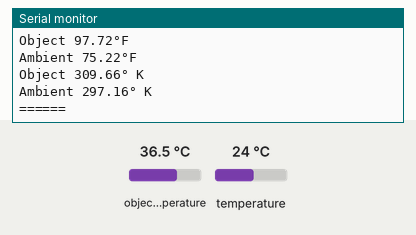
Simulated run of this sketch. Board: Arduino Uno, built with avr-gcc and run on an emulated ATmega328P. Shown: the last lines printed to the serial monitor. The inputs (shaded band) are chosen by the test bench; at power-on: object temperature 36.5 °C, temperature 24 °C.

Above: at 1.2 s.
1.3 s: object temperature set to 20 °C
2.9 s: temperature set to 12 °C
At 3.7 s:
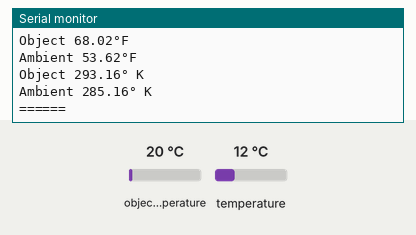
4.5 s: object temperature set to 26 °C
At 6.8 s:
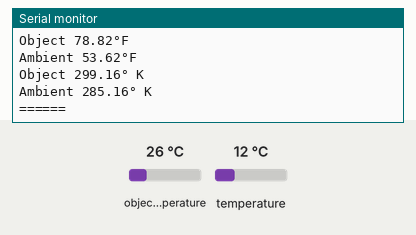
Timing chart, 0 to 8.3 s (numbered marks = the images above; inputs shaded):
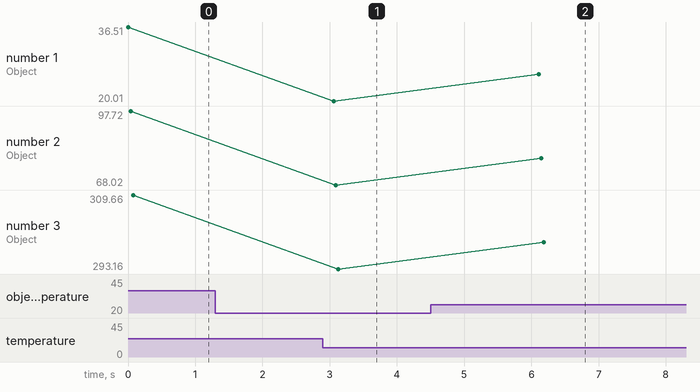

Measured:
- after the input at 2.9 s, the serial monitor: prints a new line after 0.18 s (image 1)
- after the input at 4.5 s, the serial monitor: prints a new line after 1.6 s (image 2)
- plotted number 1: 20.01 → 26.01 after the input at 4.5 s
- plotted number 2: 68.02 → 78.82 after the input at 4.5 s
- plotted number 3: 293.16 → 299.16 after the input at 4.5 s

The sketch:

MLX90614.ino
```cpp
#include <Wire.h>
#include <Adafruit_MLX90614.h>
char *typeName[]={"Object","Ambient"};

Adafruit_MLX90614 mlx = Adafruit_MLX90614();

void setup() {
  Serial.begin(9600);

  mlx.begin();
}

void loop() {
  //Robojax Example for MLX90614
  printTemp('C');
  printTemp('D');

  printTemp('F');
  printTemp('G');
  if( getTemp('C')>40)
  {
    //do something here
  }

  printTemp('K');
  printTemp('L');
  Serial.println("======");

  delay(3000);

}


float getTemp(char type)
{
   // Robojax.com MLX90614 Code
  float value;
    float tempObjec = mlx.readObjectTempC();//in C object
    float tempAmbient = mlx.readAmbientTempC();
   if(type =='F')
   {
    value = mlx.readObjectTempF(); //Fah. Object
   }else if(type =='G')
   {
    value = mlx.readAmbientTempF();//Fah Ambient
   }else if(type =='K')
   {
    value = tempObjec + 273.15;// Object Kelvin
   }else if(type =='L')
   {
    value = tempAmbient + 273.15;//Ambient Kelvin
   }else if(type =='C')
   {
    value = tempObjec;
   }else if(type =='D')
   {
    value = tempAmbient;
   }
   return value;

}


void printTemp(char type)
{

  float tmp =getTemp(type);

  if(type =='C')
  {
    Serial.print(typeName[0]);
    Serial.print(" ");
    Serial.print(tmp);
    Serial.print("°");
    Serial.println("C");
  }else if(type =='D')
  {
    Serial.print(typeName[1]);
    Serial.print(" ");
    Serial.print(tmp);
    Serial.print("°");
    Serial.println("C");
  }else if(type =='F')
  {
    Serial.print(typeName[0]);
    Serial.print(" ");
    Serial.print(tmp);
    Serial.print("°");
    Serial.println("F");
  }else if(type =='G')
  {
    Serial.print(typeName[1]);
    Serial.print(" ");
    Serial.print(tmp);
    Serial.print("°");
    Serial.println("F");
  }

  else if(type =='K')
  {
    Serial.print(typeName[0]);
    Serial.print(" ");
    Serial.print(tmp);
    Serial.print("°");
    Serial.println(" K");
  }
  else if(type =='L')
  {
    Serial.print(typeName[1]);
    Serial.print(" ");
    Serial.print(tmp);
    Serial.print("°");
    Serial.println(" K");
  }

}
```
